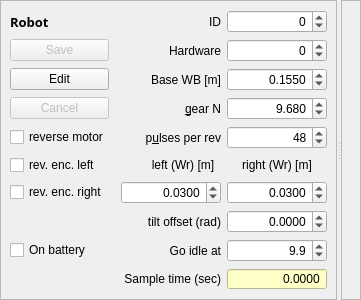
           <widget class="QSplitter" name="splitter_9">
            <property name="orientation">
             <enum>Qt::Horizontal</enum>
            </property>
            <widget class="QFrame" name="frame_10">
             <property name="sizePolicy">
              <sizepolicy hsizetype="Expanding" vsizetype="Preferred">
               <horstretch>0</horstretch>
               <verstretch>0</verstretch>
              </sizepolicy>
             </property>
             <property name="frameShape">
              <enum>QFrame::StyledPanel</enum>
             </property>
             <property name="frameShadow">
              <enum>QFrame::Sunken</enum>
             </property>
             <layout class="QGridLayout" name="gridLayout_8">
              <item row="3" column="4">
               <widget class="QDoubleSpinBox" name="robot_gear">
                <property name="sizePolicy">
                 <sizepolicy hsizetype="Minimum" vsizetype="Fixed">
                  <horstretch>2</horstretch>
                  <verstretch>0</verstretch>
                 </sizepolicy>
                </property>
                <property name="toolTip">
                 <string>&lt;html&gt;&lt;head/&gt;&lt;body&gt;&lt;p&gt;Gear ratio from motor to wheel axle (9.68).&lt;/p&gt;&lt;/body&gt;&lt;/html&gt;</string>
                </property>
                <property name="locale">
                 <locale language="C" country="AnyCountry"/>
                </property>
                <property name="alignment">
                 <set>Qt::AlignRight|Qt::AlignTrailing|Qt::AlignVCenter</set>
                </property>
                <property name="readOnly">
                 <bool>false</bool>
                </property>
                <property name="decimals">
                 <number>3</number>
                </property>
                <property name="maximum">
                 <double>999.990000000000009</double>
                </property>
                <property name="value">
                 <double>9.680000000000000</double>
                </property>
               </widget>
              </item>
              <item row="0" column="2" colspan="2">
               <widget class="QLabel" name="label_127">
                <property name="text">
                 <string>ID</string>
                </property>
                <property name="alignment">
                 <set>Qt::AlignRight|Qt::AlignTrailing|Qt::AlignVCenter</set>
                </property>
                <property name="buddy">
                 <cstring>robot_gear</cstring>
                </property>
               </widget>
              </item>
              <item row="4" column="3">
               <widget class="QLabel" name="label_20">
                <property name="toolTip">
                 <string>&lt;html&gt;&lt;head/&gt;&lt;body&gt;&lt;p&gt;Number of encoder pulses on each motor revolution (normally 48)&lt;/p&gt;&lt;/body&gt;&lt;/html&gt;</string>
                </property>
                <property name="text">
                 <string>p&amp;ulses per rev</string>
                </property>
                <property name="alignment">
                 <set>Qt::AlignRight|Qt::AlignTrailing|Qt::AlignVCenter</set>
                </property>
                <property name="buddy">
                 <cstring>robot_pulse_per_rev</cstring>
                </property>
               </widget>
              </item>
              <item row="0" column="0">
               <widget class="QLabel" name="label_36">
                <property name="font">
                 <font>
                  <family>Sans Serif</family>
                  <pointsize>10</pointsize>
                  <weight>75</weight>
                  <bold>true</bold>
                 </font>
                </property>
                <property name="text">
                 <string>Robot</string>
                </property>
                <property name="buddy">
                 <cstring>robot_wheel_radius_left</cstring>
                </property>
               </widget>
              </item>
              <item row="0" column="4">
               <widget class="QDoubleSpinBox" name="robot_id">
                <property name="enabled">
                 <bool>true</bool>
                </property>
                <property name="sizePolicy">
                 <sizepolicy hsizetype="Minimum" vsizetype="Fixed">
                  <horstretch>2</horstretch>
                  <verstretch>0</verstretch>
                 </sizepolicy>
                </property>
                <property name="toolTip">
                 <string notr="true">&lt;html&gt;&lt;head/&gt;&lt;body&gt;&lt;p&gt;This is the ID of the robot [1..9999].&lt;/p&gt;&lt;p&gt;To change the ID of robot:&lt;br/&gt;change ID,&lt;br/&gt;click &amp;quot;save&amp;quot;,&lt;br/&gt;click &amp;quot;save on robot&amp;quot;.&lt;/p&gt;&lt;p&gt;Change ID to -1 to revert to factory settings.&lt;br/&gt;And then change ID back to right value&lt;/p&gt;&lt;/body&gt;&lt;/html&gt;</string>
                </property>
                <property name="statusTip">
                 <string notr="true"/>
                </property>
                <property name="locale">
                 <locale language="C" country="AnyCountry"/>
                </property>
                <property name="alignment">
                 <set>Qt::AlignRight|Qt::AlignTrailing|Qt::AlignVCenter</set>
                </property>
                <property name="readOnly">
                 <bool>false</bool>
                </property>
                <property name="specialValueText">
                 <string notr="true"/>
                </property>
                <property name="suffix">
                 <string notr="true" extracomment="Hz"/>
                </property>
                <property name="decimals">
                 <number>0</number>
                </property>
                <property name="minimum">
                 <double>-2.000000000000000</double>
                </property>
                <property name="maximum">
                 <double>10000.000000000000000</double>
                </property>
               </widget>
              </item>
              <item row="2" column="2" colspan="2">
               <widget class="QLabel" name="label_2">
                <property name="toolTip">
                 <string>&lt;html&gt;&lt;head/&gt;&lt;body&gt;&lt;p&gt;Wheel base is distance between wheels (mid-wheel to mid-wheel) for turn calculations.&lt;/p&gt;&lt;/body&gt;&lt;/html&gt;</string>
                </property>
                <property name="text">
                 <string>Base WB [m]</string>
                </property>
                <property name="alignment">
                 <set>Qt::AlignRight|Qt::AlignTrailing|Qt::AlignVCenter</set>
                </property>
                <property name="buddy">
                 <cstring>robot_base</cstring>
                </property>
               </widget>
              </item>
              <item row="2" column="4">
               <widget class="QDoubleSpinBox" name="robot_base">
                <property name="sizePolicy">
                 <sizepolicy hsizetype="Minimum" vsizetype="Fixed">
                  <horstretch>2</horstretch>
                  <verstretch>0</verstretch>
                 </sizepolicy>
                </property>
                <property name="toolTip">
                 <string notr="true">&lt;html&gt;&lt;head/&gt;&lt;body&gt;&lt;p&gt;Distance between drivng wheels (0.155m)&lt;/p&gt;&lt;/body&gt;&lt;/html&gt;</string>
                </property>
                <property name="locale">
                 <locale language="C" country="AnyCountry"/>
                </property>
                <property name="alignment">
                 <set>Qt::AlignRight|Qt::AlignTrailing|Qt::AlignVCenter</set>
                </property>
                <property name="readOnly">
                 <bool>false</bool>
                </property>
                <property name="decimals">
                 <number>4</number>
                </property>
                <property name="maximum">
                 <double>5.000000000000000</double>
                </property>
                <property name="singleStep">
                 <double>0.010000000000000</double>
                </property>
                <property name="value">
                 <double>0.155000000000000</double>
                </property>
               </widget>
              </item>
              <item row="7" column="2" colspan="2">
               <widget class="QDoubleSpinBox" name="robot_wheel_radius_left">
                <property name="sizePolicy">
                 <sizepolicy hsizetype="Minimum" vsizetype="Fixed">
                  <horstretch>2</horstretch>
                  <verstretch>0</verstretch>
                 </sizepolicy>
                </property>
                <property name="minimumSize">
                 <size>
                  <width>100</width>
                  <height>0</height>
                 </size>
                </property>
                <property name="toolTip">
                 <string notr="true">&lt;html&gt;&lt;head/&gt;&lt;body&gt;&lt;p&gt;Wheel radius (0.03m)&lt;/p&gt;&lt;/body&gt;&lt;/html&gt;</string>
                </property>
                <property name="locale">
                 <locale language="C" country="AnyCountry"/>
                </property>
                <property name="alignment">
                 <set>Qt::AlignRight|Qt::AlignTrailing|Qt::AlignVCenter</set>
                </property>
                <property name="readOnly">
                 <bool>false</bool>
                </property>
                <property name="decimals">
                 <number>4</number>
                </property>
                <property name="minimum">
                 <double>0.001000000000000</double>
                </property>
                <property name="maximum">
                 <double>0.990000000000000</double>
                </property>
                <property name="singleStep">
                 <double>0.001000000000000</double>
                </property>
                <property name="value">
                 <double>0.030000000000000</double>
                </property>
               </widget>
              </item>
              <item row="7" column="4">
               <widget class="QDoubleSpinBox" name="robot_wheel_radius_right">
                <property name="sizePolicy">
                 <sizepolicy hsizetype="Minimum" vsizetype="Fixed">
                  <horstretch>2</horstretch>
                  <verstretch>0</verstretch>
                 </sizepolicy>
                </property>
                <property name="minimumSize">
                 <size>
                  <width>100</width>
                  <height>0</height>
                 </size>
                </property>
                <property name="toolTip">
                 <string notr="true">&lt;html&gt;&lt;head/&gt;&lt;body&gt;&lt;p&gt;Wheel radius (0.03m)&lt;/p&gt;&lt;/body&gt;&lt;/html&gt;</string>
                </property>
                <property name="locale">
                 <locale language="C" country="AnyCountry"/>
                </property>
                <property name="alignment">
                 <set>Qt::AlignRight|Qt::AlignTrailing|Qt::AlignVCenter</set>
                </property>
                <property name="readOnly">
                 <bool>false</bool>
                </property>
                <property name="decimals">
                 <number>4</number>
                </property>
                <property name="minimum">
                 <double>0.001000000000000</double>
                </property>
                <property name="maximum">
                 <double>0.990000000000000</double>
                </property>
                <property name="singleStep">
                 <double>0.001000000000000</double>
                </property>
                <property name="value">
                 <double>0.030000000000000</double>
                </property>
               </widget>
              </item>
              <item row="3" column="2" colspan="2">
               <widget class="QLabel" name="label_21">
                <property name="text">
                 <string>&amp;gear N</string>
                </property>
                <property name="alignment">
                 <set>Qt::AlignRight|Qt::AlignTrailing|Qt::AlignVCenter</set>
                </property>
                <property name="buddy">
                 <cstring>robot_gear</cstring>
                </property>
               </widget>
              </item>
              <item row="8" column="4">
               <widget class="QDoubleSpinBox" name="robot_balance_offset">
                <property name="sizePolicy">
                 <sizepolicy hsizetype="Minimum" vsizetype="Fixed">
                  <horstretch>2</horstretch>
                  <verstretch>0</verstretch>
                 </sizepolicy>
                </property>
                <property name="minimumSize">
                 <size>
                  <width>100</width>
                  <height>0</height>
                 </size>
                </property>
                <property name="toolTip">
                 <string notr="true">&lt;html&gt;&lt;head/&gt;&lt;body&gt;&lt;p&gt;Balance offset - where center of gravity (COG) is just above support point (wheels).&lt;/p&gt;&lt;p&gt;Angle is in radians.&lt;/p&gt;&lt;p&gt;Positive is tilt forward.&lt;/p&gt;&lt;/body&gt;&lt;/html&gt;</string>
                </property>
                <property name="locale">
                 <locale language="C" country="AnyCountry"/>
                </property>
                <property name="alignment">
                 <set>Qt::AlignRight|Qt::AlignTrailing|Qt::AlignVCenter</set>
                </property>
                <property name="readOnly">
                 <bool>false</bool>
                </property>
                <property name="decimals">
                 <number>4</number>
                </property>
                <property name="minimum">
                 <double>-1.000000000000000</double>
                </property>
                <property name="maximum">
                 <double>1.000000000000000</double>
                </property>
                <property name="singleStep">
                 <double>0.001000000000000</double>
                </property>
               </widget>
              </item>
              <item row="8" column="2" colspan="2">
               <widget class="QLabel" name="label_128">
                <property name="text">
                 <string>tilt offset (rad)</string>
                </property>
                <property name="alignment">
                 <set>Qt::AlignRight|Qt::AlignTrailing|Qt::AlignVCenter</set>
                </property>
                <property name="buddy">
                 <cstring>robot_pulse_per_rev</cstring>
                </property>
               </widget>
              </item>
              <item row="10" column="4">
               <widget class="QDoubleSpinBox" name="robot_battery_idle_volt">
                <property name="sizePolicy">
                 <sizepolicy hsizetype="Minimum" vsizetype="Fixed">
                  <horstretch>2</horstretch>
                  <verstretch>0</verstretch>
                 </sizepolicy>
                </property>
                <property name="minimumSize">
                 <size>
                  <width>100</width>
                  <height>0</height>
                 </size>
                </property>
                <property name="toolTip">
                 <string notr="true">&lt;html&gt;&lt;head/&gt;&lt;body&gt;&lt;p&gt;Go idle when battery voltage is below this level.&lt;/p&gt;&lt;p&gt;For a 3 cell LiPo battery it should go in idle mode at 3 x 3.2V = 9.6V&lt;/p&gt;&lt;p&gt;At 10V about 10% capacity is left before battery destruction, and in idle mode the robot uses about 30mA, so battey will selfdestruct after another about 3 hours.&lt;/p&gt;&lt;p&gt;So remember to switch off and to recharge.&lt;/p&gt;&lt;/body&gt;&lt;/html&gt;</string>
                </property>
                <property name="locale">
                 <locale language="C" country="AnyCountry"/>
                </property>
                <property name="alignment">
                 <set>Qt::AlignRight|Qt::AlignTrailing|Qt::AlignVCenter</set>
                </property>
                <property name="readOnly">
                 <bool>false</bool>
                </property>
                <property name="decimals">
                 <number>1</number>
                </property>
                <property name="minimum">
                 <double>9.000000000000000</double>
                </property>
                <property name="maximum">
                 <double>17.000000000000000</double>
                </property>
                <property name="singleStep">
                 <double>0.100000000000000</double>
                </property>
                <property name="value">
                 <double>9.900000000000000</double>
                </property>
               </widget>
              </item>
              <item row="10" column="2" colspan="2">
               <widget class="QLabel" name="label_222">
                <property name="toolTip">
                 <string>&lt;html&gt;&lt;head/&gt;&lt;body&gt;&lt;p&gt;Battery is assumed to be of type LiPo 3cell.&lt;/p&gt;&lt;p&gt;&lt;br/&gt;&lt;/p&gt;&lt;p&gt;Any battery with a normal voltage between 9 and 15V should do.&lt;/p&gt;&lt;/body&gt;&lt;/html&gt;</string>
                </property>
                <property name="text">
                 <string>Go idle at</string>
                </property>
                <property name="alignment">
                 <set>Qt::AlignRight|Qt::AlignTrailing|Qt::AlignVCenter</set>
                </property>
                <property name="buddy">
                 <cstring>robot_pulse_per_rev</cstring>
                </property>
               </widget>
              </item>
              <item row="4" column="4">
               <widget class="QDoubleSpinBox" name="robot_pulse_per_rev">
                <property name="sizePolicy">
                 <sizepolicy hsizetype="Minimum" vsizetype="Fixed">
                  <horstretch>2</horstretch>
                  <verstretch>0</verstretch>
                 </sizepolicy>
                </property>
                <property name="toolTip">
                 <string>&lt;html&gt;&lt;head/&gt;&lt;body&gt;&lt;p&gt;Number of encoder ticks per motor revolution (48)&lt;/p&gt;&lt;/body&gt;&lt;/html&gt;</string>
                </property>
                <property name="locale">
                 <locale language="C" country="AnyCountry"/>
                </property>
                <property name="alignment">
                 <set>Qt::AlignRight|Qt::AlignTrailing|Qt::AlignVCenter</set>
                </property>
                <property name="readOnly">
                 <bool>false</bool>
                </property>
                <property name="decimals">
                 <number>0</number>
                </property>
                <property name="minimum">
                 <double>1.000000000000000</double>
                </property>
                <property name="maximum">
                 <double>1000.000000000000000</double>
                </property>
                <property name="value">
                 <double>48.000000000000000</double>
                </property>
               </widget>
              </item>
              <item row="5" column="3">
               <widget class="QLabel" name="label_18">
                <property name="text">
                 <string>left (Wr) [m]</string>
                </property>
                <property name="alignment">
                 <set>Qt::AlignCenter</set>
                </property>
                <property name="buddy">
                 <cstring>robot_wheel_radius_left</cstring>
                </property>
               </widget>
              </item>
              <item row="5" column="4">
               <widget class="QLabel" name="label_19">
                <property name="sizePolicy">
                 <sizepolicy hsizetype="Preferred" vsizetype="Preferred">
                  <horstretch>2</horstretch>
                  <verstretch>0</verstretch>
                 </sizepolicy>
                </property>
                <property name="text">
                 <string>right (Wr) [m]</string>
                </property>
                <property name="alignment">
                 <set>Qt::AlignCenter</set>
                </property>
                <property name="buddy">
                 <cstring>robot_wheel_radius_right</cstring>
                </property>
               </widget>
              </item>
              <item row="1" column="4">
               <widget class="QDoubleSpinBox" name="robot_hw_type">
                <property name="enabled">
                 <bool>true</bool>
                </property>
                <property name="sizePolicy">
                 <sizepolicy hsizetype="Minimum" vsizetype="Fixed">
                  <horstretch>2</horstretch>
                  <verstretch>0</verstretch>
                 </sizepolicy>
                </property>
                <property name="toolTip">
                 <string notr="true">&lt;html&gt;&lt;head/&gt;&lt;body&gt;&lt;p&gt;The hardware version&lt;/p&gt;&lt;p&gt;1 = old version with no wifi nor line sensor plugs on main board and round power supply plug on main board.&lt;/p&gt;&lt;p&gt;2 = more plugs and satellite PCB for power management and wifi.&lt;/p&gt;&lt;p&gt;3 = power management and on-off switch on-board (big motor controller board)&lt;/p&gt;&lt;p&gt;4 = same as 3, but with small motor controller board.&lt;/p&gt;&lt;p&gt;5 = same as 2, but updated with new sattelite boards (power and wifi) etc.&lt;/p&gt;&lt;p&gt;6 = hardware version 4 (motor controller integrated on board)&lt;/p&gt;&lt;p&gt;To change:&lt;br/&gt;click edit&lt;br/&gt;change HW setting,&lt;br/&gt;click &amp;quot;save&amp;quot;,&lt;br/&gt;click &amp;quot;save to flash&amp;quot;.&lt;/p&gt;&lt;p&gt;(ID must be &amp;gt; 0)&lt;/p&gt;&lt;/body&gt;&lt;/html&gt;</string>
                </property>
                <property name="statusTip">
                 <string notr="true"/>
                </property>
                <property name="locale">
                 <locale language="C" country="AnyCountry"/>
                </property>
                <property name="alignment">
                 <set>Qt::AlignRight|Qt::AlignTrailing|Qt::AlignVCenter</set>
                </property>
                <property name="readOnly">
                 <bool>false</bool>
                </property>
                <property name="specialValueText">
                 <string notr="true"/>
                </property>
                <property name="suffix">
                 <string notr="true" extracomment="Hz"/>
                </property>
                <property name="decimals">
                 <number>0</number>
                </property>
                <property name="minimum">
                 <double>-2.000000000000000</double>
                </property>
                <property name="maximum">
                 <double>10.000000000000000</double>
                </property>
               </widget>
              </item>
              <item row="1" column="3">
               <widget class="QLabel" name="label_149">
                <property name="text">
                 <string>Hardware</string>
                </property>
                <property name="alignment">
                 <set>Qt::AlignRight|Qt::AlignTrailing|Qt::AlignVCenter</set>
                </property>
                <property name="buddy">
                 <cstring>robot_gear</cstring>
                </property>
               </widget>
              </item>
              <item row="2" column="0">
               <widget class="QPushButton" name="robot_edit">
                <property name="enabled">
                 <bool>true</bool>
                </property>
                <property name="toolTip">
                 <string notr="true">&lt;html&gt;&lt;head/&gt;&lt;body&gt;&lt;p&gt;Switch to edit mode - rather than listen to robot messages - for these fields.&lt;/p&gt;&lt;/body&gt;&lt;/html&gt;</string>
                </property>
                <property name="text">
                 <string>Edit</string>
                </property>
                <property name="checkable">
                 <bool>false</bool>
                </property>
                <property name="checked">
                 <bool>false</bool>
                </property>
                <property name="flat">
                 <bool>false</bool>
                </property>
               </widget>
              </item>
              <item row="1" column="0">
               <widget class="QPushButton" name="save_id_on_robot">
                <property name="enabled">
                 <bool>false</bool>
                </property>
                <property name="toolTip">
                 <string notr="true">&lt;html&gt;&lt;head/&gt;&lt;body&gt;&lt;p&gt;Save ID and robot specific settings (this frame) on robot.&lt;br/&gt;NB! you need to press &amp;quot;save on robot&amp;quot; in configuration block to save into EE-prom (flash)&lt;/p&gt;&lt;/body&gt;&lt;/html&gt;</string>
                </property>
                <property name="text">
                 <string>Save</string>
                </property>
                <property name="checkable">
                 <bool>false</bool>
                </property>
                <property name="checked">
                 <bool>false</bool>
                </property>
               </widget>
              </item>
              <item row="3" column="0">
               <widget class="QPushButton" name="robot_cancel">
                <property name="enabled">
                 <bool>false</bool>
                </property>
                <property name="toolTip">
                 <string notr="true">&lt;html&gt;&lt;head/&gt;&lt;body&gt;&lt;p&gt;Revert to values on robot&lt;/p&gt;&lt;/body&gt;&lt;/html&gt;</string>
                </property>
                <property name="text">
                 <string>Cancel</string>
                </property>
                <property name="checkable">
                 <bool>false</bool>
                </property>
                <property name="checked">
                 <bool>false</bool>
                </property>
               </widget>
              </item>
              <item row="10" column="0">
               <widget class="QCheckBox" name="robot_on_battery">
                <property name="text">
                 <string>On battery</string>
                </property>
               </widget>
              </item>
              <item row="4" column="0">
               <widget class="QCheckBox" name="robot_rev_motor">
                <property name="toolTip">
                 <string>&lt;html&gt;&lt;head/&gt;&lt;body&gt;&lt;p&gt;Checking this makes wheels go the other way when orderd forward.&lt;/p&gt;&lt;p&gt;This should NOT be checked on normal REGBOT.&lt;/p&gt;&lt;/body&gt;&lt;/html&gt;</string>
                </property>
                <property name="text">
                 <string>reverse motor</string>
                </property>
               </widget>
              </item>
              <item row="5" column="0">
               <widget class="QCheckBox" name="robot_rev_encoder">
                <property name="toolTip">
                 <string>&lt;html&gt;&lt;head/&gt;&lt;body&gt;&lt;p&gt;Checking this makes odometry go the other way, i.e. encoder pins swapped.&lt;/p&gt;&lt;p&gt;This should NOT be checked on normal REGBOT.&lt;/p&gt;&lt;/body&gt;&lt;/html&gt;</string>
                </property>
                <property name="text">
                 <string>rev. enc. left</string>
                </property>
               </widget>
              </item>
              <item row="7" column="0">
               <widget class="QCheckBox" name="robot_rev_encoder_right">
                <property name="toolTip">
                 <string>&lt;html&gt;&lt;head/&gt;&lt;body&gt;&lt;p&gt;Checking this makes odometry go the other way, i.e. encoder pins swapped (right motor).&lt;/p&gt;&lt;p&gt;This should NOT be checked on normal REGBOT.&lt;/p&gt;&lt;/body&gt;&lt;/html&gt;</string>
                </property>
                <property name="text">
                 <string>rev. enc. right</string>
                </property>
               </widget>
              </item>
              <item row="11" column="4">
               <widget class="QDoubleSpinBox" name="regbotSampleTime">
                <property name="toolTip">
                 <string>&lt;html&gt;&lt;head/&gt;&lt;body&gt;&lt;p&gt;Basic sample time used by robot (or simulator) &lt;/p&gt;&lt;p&gt;in seconds.&lt;/p&gt;&lt;/body&gt;&lt;/html&gt;</string>
                </property>
                <property name="styleSheet">
                 <string notr="true">background-color: rgb(255, 255, 200);</string>
                </property>
                <property name="locale">
                 <locale language="C" country="AnyCountry"/>
                </property>
                <property name="alignment">
                 <set>Qt::AlignRight|Qt::AlignTrailing|Qt::AlignVCenter</set>
                </property>
                <property name="readOnly">
                 <bool>true</bool>
                </property>
                <property name="buttonSymbols">
                 <enum>QAbstractSpinBox::NoButtons</enum>
                </property>
                <property name="decimals">
                 <number>4</number>
                </property>
                <property name="maximum">
                 <double>1.000000000000000</double>
                </property>
                <property name="singleStep">
                 <double>0.001000000000000</double>
                </property>
               </widget>
              </item>
              <item row="11" column="0" colspan="4">
               <widget class="QLabel" name="label_49">
                <property name="text">
                 <string>Sample time (sec)</string>
                </property>
                <property name="alignment">
                 <set>Qt::AlignRight|Qt::AlignTrailing|Qt::AlignVCenter</set>
                </property>
               </widget>
              </item>
             </layout>
            </widget>
            <widget class="QFrame" name="frame_34">
             <property name="frameShape">
              <enum>QFrame::StyledPanel</enum>
             </property>
             <property name="frameShadow">
              <enum>QFrame::Raised</enum>
             </property>
             <layout class="QVBoxLayout" name="verticalLayout_12">
              <item>
               <layout class="QHBoxLayout" name="robot_pose_layout"/>
              </item>
             </layout>
            </widget>
           </widget>
